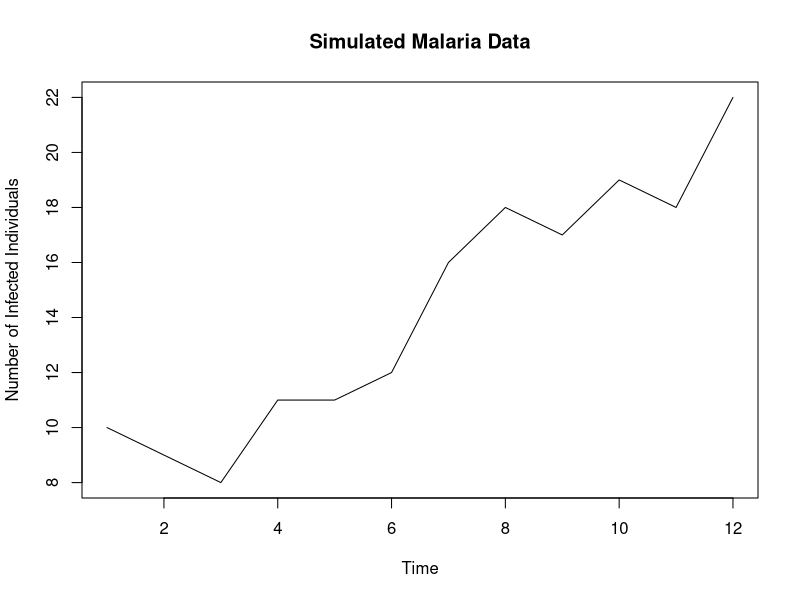

The R script that drew this image:
## ---- chunk 1
#| echo: false
library(tidyverse)
ggplot2::theme_set(ggplot2::theme_minimal())
## ---- chunk 2
#| message: false
#| warning: false
# Set seed for reproducibility
set.seed(123)

# Number of time steps (e.g., months)
n_steps <- 12

# Initial number of infected individuals
initial_infected <- 10

# Parameters for malaria transmission dynamics
transmission_rate <- 0.2  # Rate of malaria transmission
recovery_rate <- 0.1      # Rate of recovery from malaria

# Initialize vectors to store data
time <- 1:n_steps
infected <- numeric(n_steps)

# Initialize the number of infected individuals
infected[1] <- initial_infected

# Simulate malaria transmission dynamics
for (i in 2:n_steps) {
  # Calculate the number of new infections
  new_infections <- rbinom(1, infected[i - 1], transmission_rate)
  
  # Calculate the number of recoveries
  recoveries <- rbinom(1, infected[i - 1], recovery_rate)
  
  # Update the number of infected individuals
  infected[i] <- infected[i - 1] + new_infections - recoveries
  
  # Ensure that the number of infected individuals is non-negative
  if (infected[i] < 0) {
    infected[i] <- 0
  }
}

# Plot the simulated malaria data
plot(time, infected, 
     type = "l", 
     xlab = "Time", 
     ylab = "Number of Infected Individuals", 
     main = "Simulated Malaria Data")

## ---- chunk 3
#| message: false
#| warning: false
#| eval: true
# Load necessary libraries
library(caret)
## ---- chunk 4
malaria_data <- data.frame(time=time, infected_cases=infected)
#malaria_data$time <- as.Date(malaria_data$time)
## ---- chunk 5
malaria_data$lagged_cases <- lag(malaria_data$infected_cases, 1)
malaria_data <- na.omit(malaria_data)
## ---- chunk 6
#| message: false
#| warning: false
model <- train(
  infected_cases ~ lagged_cases,  # Specify the formula
  data = malaria_data,            # Specify the data
# Specify the machine learning algorithm (Random Forest)
  method = "rf",        
# Cross-validation for hyperparameter tuning
  trControl = trainControl(method = "cv"), 
# Hyperparameter grid for tuning
  tuneGrid = expand.grid(mtry = c(2, 3, 4))  
)
## ---- chunk 7
predictions <- predict(model, newdata = malaria_data)
## ---- chunk 8
rmse <- sqrt(mean((predictions - malaria_data$infected_cases)^2))
cat("Root Mean Squared Error (RMSE):", rmse, "\n")
## ---- chunk 9
#| message: false
#| warning: false
tuneGrid <- expand.grid(mtry = seq(1, ncol(malaria_data) - 1))
model <- train(
  infected_cases ~ lagged_cases,
  data = malaria_data,
  method = "rf",
  trControl = trainControl(method = "cv"),
  tuneGrid = tuneGrid  # Adjust the range of 'mtry'
)
## ---- chunk 10
#| message: false
#| warning: false
malaria_data$feature <- log(malaria_data$infected_cases)
malaria_data$lagged_feature <- lag(malaria_data$feature, 1)
malaria_data <- na.omit(malaria_data)

# Re-train the model with the new feature
model <- train(
 # Include the new feature
  infected_cases ~ lagged_cases + lagged_feature, 
  data = malaria_data,
  method = "rf",
  trControl = trainControl(method = "cv"),
  tuneGrid = expand.grid(mtry = c(2, 3, 4)) 
)
## ---- chunk 11
predictions <- predict(model, newdata = malaria_data)
rmse <- sqrt(mean((predictions - malaria_data$infected_cases)^2))
cat("RMSE after Iterative Improvement:", rmse, "\n")
